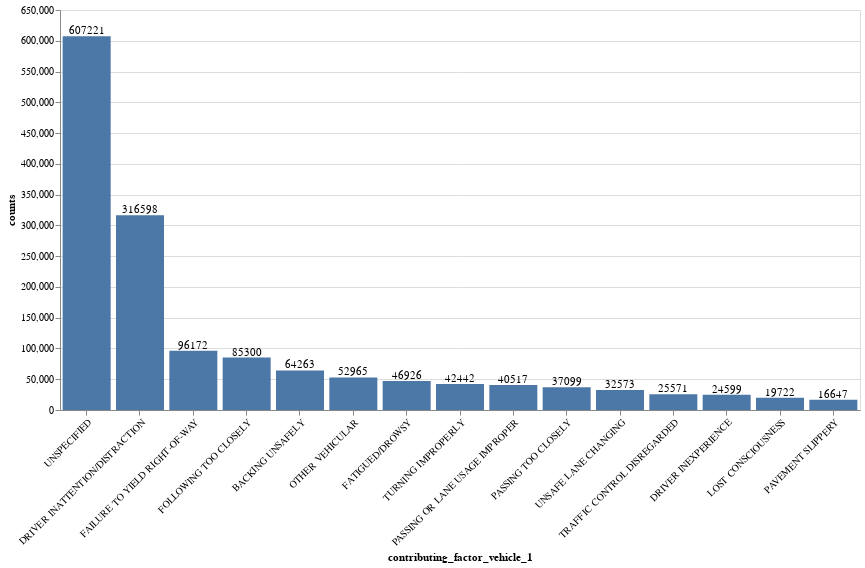

Notebook source saved alongside this figure:
### Markdown cell above
### Top Contributing Factors and Vehicle Types

### Code cell
source = data_df.groupby('contributing_factor_vehicle_1').size().sort_values(ascending=False).to_frame('counts').reset_index().nlargest(15, 'counts')

bars = alt.Chart().mark_bar().encode(
    x=alt.X('contributing_factor_vehicle_1:N', sort='-y', axis=alt.Axis(labelAngle=-45)),
    y=alt.Y('counts:Q'),
    #color='borough'
)

texts = bars.mark_text(
    align='center',
    baseline='bottom',
).encode(
    text='counts:Q'
)

alt.layer(bars, texts, data=source).properties(
    width=800,
    height=400
)

### Figure 1 — Vega-Lite specification as saved in the notebook (floating-point values rounded to 4 significant figures)
{"config": {"view": {"continuousWidth": 400, "continuousHeight": 300}}, "layer": [{"mark": "bar", "encoding": {"x": {"type": "nominal", "axis": {"labelAngle": -45}, "field": "contributing_factor_vehicle_1", "sort": "-y"}, "y": {"type": "quantitative", "field": "counts"}}}, {"mark": {"type": "text", "align": "center", "baseline": "bottom"}, "encoding": {"text": {"type": "quantitative", "field": "counts"}, "x": {"type": "nominal", "axis": {"labelAngle": -45}, "field": "contributing_factor_vehicle_1", "sort": "-y"}, "y": {"type": "quantitative", "field": "counts"}}}], "data": {"name": "data-381a800c958929b1b61649102875aaca"}, "height": 400, "width": 800, "$schema": "https://vega.github.io/schema/vega-lite/v4.8.1.json", "datasets": {"data-381a800c958929b1b61649102875aaca": [{"contributing_factor_vehicle_1": "UNSPECIFIED", "counts": 607221}, {"contributing_factor_vehicle_1": "DRIVER INATTENTION/DISTRACTION", "counts": 316598}, {"contributing_factor_vehicle_1": "FAILURE TO YIELD RIGHT-OF-WAY", "counts": 96172}, {"contributing_factor_vehicle_1": "FOLLOWING TOO CLOSELY", "counts": 85300}, {"contributing_factor_vehicle_1": "BACKING UNSAFELY", "counts": 64263}, {"contributing_factor_vehicle_1": "OTHER VEHICULAR", "counts": 52965}, {"contributing_factor_vehicle_1": "FATIGUED/DROWSY", "counts": 46926}, {"contributing_factor_vehicle_1": "TURNING IMPROPERLY", "counts": 42442}, {"contributing_factor_vehicle_1": "PASSING OR LANE USAGE IMPROPER", "counts": 40517}, {"contributing_factor_vehicle_1": "PASSING TOO CLOSELY", "counts": 37099}, {"contributing_factor_vehicle_1": "UNSAFE LANE CHANGING", "counts": 32573}, {"contributing_factor_vehicle_1": "TRAFFIC CONTROL DISREGARDED", "counts": 25571}, {"contributing_factor_vehicle_1": "DRIVER INEXPERIENCE", "counts": 24599}, {"contributing_factor_vehicle_1": "LOST CONSCIOUSNESS", "counts": 19722}, {"contributing_factor_vehicle_1": "PAVEMENT SLIPPERY", "counts": 16647}]}}
